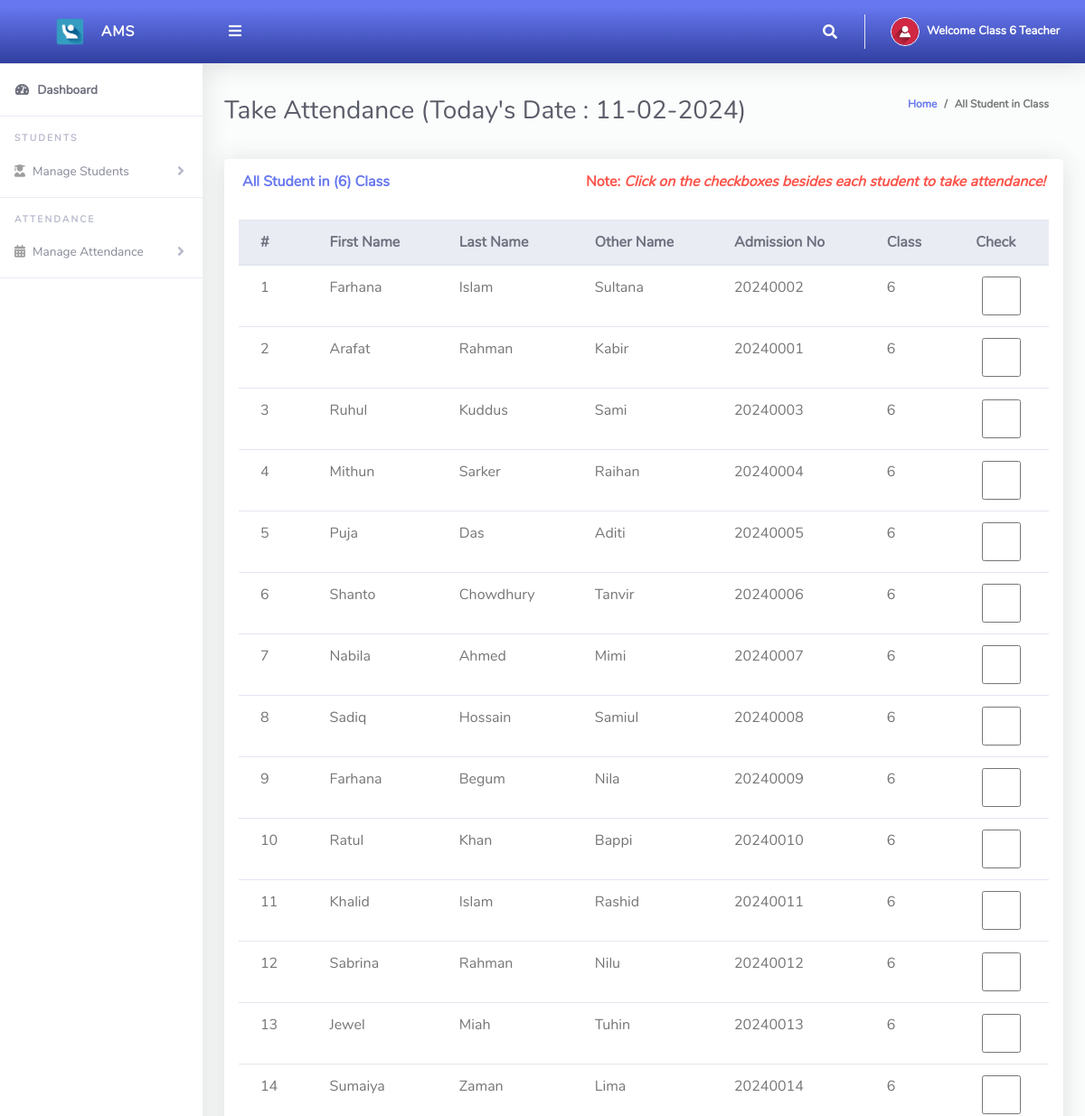
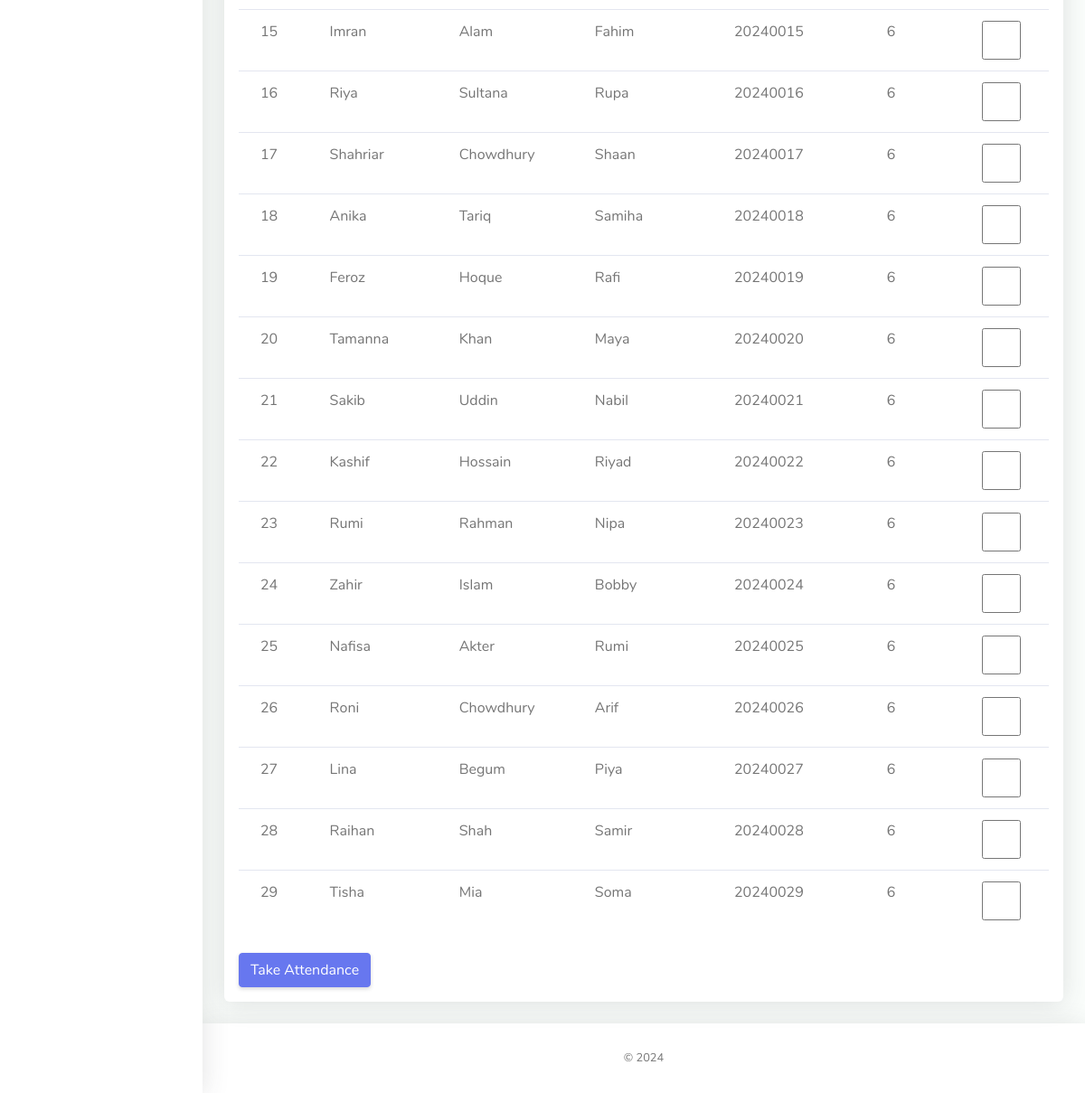
Page /ClassTeacher/takeAttendance.php (signed in) on the committed database (2 pictures, top to bottom).
### tables this page shows
CREATE TABLE `tblclassteacher` (
  `Id` int(10) NOT NULL,
  `firstName` varchar(255) NOT NULL,
  `lastName` varchar(255) NOT NULL,
  `emailAddress` varchar(255) NOT NULL,
  `password` varchar(255) NOT NULL,
  `phoneNo` varchar(50) NOT NULL,
  `classId` varchar(10) NOT NULL,
  `classArmId` varchar(10) NOT NULL,
  `dateCreated` varchar(50) NOT NULL
);

CREATE TABLE `tblclass` (
  `Id` int(10) NOT NULL,
  `className` varchar(255) NOT NULL
);

CREATE TABLE `tblstudents` (
  `Id` int(10) NOT NULL,
  `firstName` varchar(255) NOT NULL,
  `lastName` varchar(255) NOT NULL,
  `otherName` varchar(255) NOT NULL,
  `admissionNumber` varchar(255) NOT NULL,
  `password` varchar(50) NOT NULL,
  `classId` varchar(10) NOT NULL,
  `classArmId` varchar(10) NOT NULL,
  `dateCreated` varchar(50) NOT NULL
);

### ClassTeacher/takeAttendance.php (the view, shortened to what this page needs)
<?php
$host = 'localhost:5222';
$user = 'root';
$pass = '';
$dbs = ['sas_six', 'sas_seven', 'sas_eight', 'sas_other'];
$conn = [];
foreach ($dbs as $db) {
  $conn[$db] = new mysqli($host, $user, $pass, $db);
}
$rrw = ['className' => ''];
$classId = null;
foreach ($dbs as $dbKey) {
  $query = "SELECT tblclass.className, tblclassteacher.classId
            FROM tblclassteacher
            INNER JOIN tblclass ON tblclass.Id = tblclassteacher.classId
            WHERE tblclassteacher.Id = '".$_SESSION['userId']."'";
  $rs = $conn[$dbKey]->query($query);
  if ($rs && $rs->num_rows > 0) {
    $rrw = $rs->fetch_assoc();
    $classId = $rrw['classId'];
    break;
  }
}
foreach ($dbs as $dbKey) {
  $query = $conn[$dbKey]->query("SELECT * FROM tblsessionterm WHERE isActive ='1'");
  if ($query && $query->num_rows > 0) {
    $rwws = $query->fetch_assoc();
    $sessionTermId = $rwws['Id'];
    break;
  }
}
if ($classId) {
  $dbKey = null;
  foreach ($dbs as $key => $db) {
    $query = "SELECT Id FROM tblclass WHERE Id = '$classId'";
    $result = $conn[$db]->query($query);
    if ($result && $result->num_rows > 0) {
      $dbKey = $db;
      break;
    }
  }
}
?>
<!DOCTYPE html>
<html lang="en">
<head>
  <link href="../vendor/fontawesome-free/css/all.min.css" rel="stylesheet" type="text/css">
  <link href="../vendor/bootstrap/css/bootstrap.min.css" rel="stylesheet" type="text/css">
  <link href="css/ruang-admin.min.css" rel="stylesheet">
</head>
<body id="page-top">
  <div id="wrapper">
    <?php include "Includes/sidebar.php";?>
    <div id="content-wrapper" class="d-flex flex-column">
      <div id="content">
       <?php include "Includes/topbar.php";?>
        <div class="container-fluid" id="container-wrapper">
          <div class="d-sm-flex align-items-center justify-content-between mb-4">
            <h1 class="h3 mb-0 text-gray-800">Take Attendance (Today's Date : <?php echo date("m-d-Y");?>)</h1>
            <ol class="breadcrumb">
              <li class="breadcrumb-item"><a href="./">Home</a></li>
              <li class="breadcrumb-item active" aria-current="page">All Student in Class</li>
            </ol>
          </div>
          <div class="row">
            <div class="col-lg-12">
              <form method="post">
                <div class="row">
                  <div class="col-lg-12">
                    <div class="card mb-4">
                      <div class="card-header py-3 d-flex flex-row align-items-center justify-content-between">
                        <h6 class="m-0 font-weight-bold text-primary">All Student in (<?php echo $rrw['className'];?>) Class</h6>
                        <h6 class="m-0 font-weight-bold text-danger">Note: <i>Click on the checkboxes besides each student to take attendance!</i></h6>
                      </div>
                      <div class="table-responsive p-3">
                        <table class="table align-items-center table-flush table-hover">
                          <thead class="thead-light">
                            <tr>
                              <th>#</th>
                              <th>First Name</th>
                              <th>Last Name</th>
                              <th>Other Name</th>
                              <th>Admission No</th>
                              <th>Class</th>
                              <th>Check</th>
                            </tr>
                          </thead>
                          <tbody>
                            <?php
                              $query = "SELECT tblstudents.Id, tblstudents.admissionNumber, tblclass.className, tblclass.Id AS classId, tblstudents.firstName,
                              tblstudents.lastName, tblstudents.otherName, tblstudents.admissionNumber, tblstudents.dateCreated
                              FROM tblstudents
                              INNER JOIN tblclass ON tblclass.Id = tblstudents.classId
                              WHERE tblstudents.classId = '$classId'";
                              $rs = $conn[$dbKey]->query($query);
                              $num = $rs->num_rows;
                              $sn = 0;
                              if ($num > 0) {
                                while ($rows = $rs->fetch_assoc()) {
                                  $sn++;
                                  echo "
                                    <tr>
                                      <td>".$sn."</td>
                                      <td>".$rows['firstName']."</td>
                                      <td>".$rows['lastName']."</td>
                                      <td>".$rows['otherName']."</td>
                                      <td>".$rows['admissionNumber']."</td>
                                      <td>".$rows['className']."</td>
                                      <td><input name='check[]' type='checkbox' value=".$rows['admissionNumber']." class='form-control'></td>
                                    </tr>";
                                }
                              } else {
                                echo "
                                  <tr>
                                    <td colspan='7' class='text-center'>No Record Found!</td>
                                  </tr>";
                              }
                            ?>
                          </tbody>
                        </table>
                        <br>
                        <button type="submit" name="save" class="btn btn-primary">Take Attendance</button>
                      </form>
                    </div>
                  </div>
                </div>
              </div>
            </div>
          </div>
      <?php include "Includes/footer.php";?>
</body>
</html>

### ClassTeacher/Includes/topbar.php (shortened to what this page needs)
<?php
include '../Includes/dbcon.php';
function getDatabaseConnection($conn, $userId) {
  $databases = ['sas_six', 'sas_seven', 'sas_eight', 'sas_other'];
  foreach ($databases as $dbKey) {
    $query = "SELECT * FROM tblclassteacher WHERE Id = $userId";
    $result = $conn[$dbKey]->query($query);
    if ($result && $result->num_rows > 0) {
      return $conn[$dbKey];
    }
  }
  return null;
}
$userId = $_SESSION['userId'];
$selectedConn = getDatabaseConnection($conn, $userId);
if ($selectedConn) {
  $query = "SELECT * FROM tblclassteacher WHERE Id = $userId";
  $rs = $selectedConn->query($query);
  $rows = $rs->fetch_assoc();
  $fullName = $rows['firstName'] . " " . $rows['lastName'];
} else {
  $fullName = "Unknown User";
}
?>
<nav class="navbar navbar-expand navbar-light bg-gradient-primary topbar mb-4 static-top">
  <button id="sidebarToggleTop" class="btn btn-link rounded-circle mr-3">
    <i class="fa fa-bars"></i>
  </button>
  <ul class="navbar-nav ml-auto">
    <li class="nav-item dropdown no-arrow">
      <a class="nav-link dropdown-toggle" href="#" id="searchDropdown" role="button" data-toggle="dropdown"
        aria-haspopup="true" aria-expanded="false">
        <i class="fas fa-search fa-fw"></i>
      </a>
    </li>
    <li class="nav-item dropdown no-arrow">
      <a class="nav-link dropdown-toggle" href="#" id="userDropdown" role="button" data-toggle="dropdown"
        aria-haspopup="true" aria-expanded="false">
        <img class="img-profile rounded-circle" src="img/user-icn.png" style="max-width: 60px">
        <span class="ml-2 d-none d-lg-inline text-white small"><b>Welcome <?php echo $fullName; ?></b></span>
      </a>
    </li>
  </ul>
</nav>

### rows in the picture
tblclassteacher: fullName "Class 6 Teacher", classId.className "6"
tblstudents: firstName "Farhana", lastName "Islam", otherName "Sultana", admissionNumber "20240002", classId.className "6"
tblstudents: firstName "Arafat", lastName "Rahman", otherName "Kabir", admissionNumber "20240001", classId.className "6"
tblstudents: firstName "Ruhul", lastName "Kuddus", otherName "Sami", admissionNumber "20240003", classId.className "6"
tblstudents: firstName "Mithun", lastName "Sarker", otherName "Raihan", admissionNumber "20240004", classId.className "6"
tblstudents: firstName "Puja", lastName "Das", otherName "Aditi", admissionNumber "20240005", classId.className "6"
tblstudents: firstName "Shanto", lastName "Chowdhury", otherName "Tanvir", admissionNumber "20240006", classId.className "6"
tblstudents: firstName "Nabila", lastName "Ahmed", otherName "Mimi", admissionNumber "20240007", classId.className "6"
tblstudents: firstName "Sadiq", lastName "Hossain", otherName "Samiul", admissionNumber "20240008", classId.className "6"
tblstudents: firstName "Farhana", lastName "Begum", otherName "Nila", admissionNumber "20240009", classId.className "6"
tblstudents: firstName "Ratul", lastName "Khan", otherName "Bappi", admissionNumber "20240010", classId.className "6"
tblstudents: firstName "Khalid", lastName "Islam", otherName "Rashid", admissionNumber "20240011", classId.className "6"
tblstudents: firstName "Sabrina", lastName "Rahman", otherName "Nilu", admissionNumber "20240012", classId.className "6"
tblstudents: firstName "Jewel", lastName "Miah", otherName "Tuhin", admissionNumber "20240013", classId.className "6"
tblstudents: firstName "Sumaiya", lastName "Zaman", otherName "Lima", admissionNumber "20240014", classId.className "6"
tblstudents: firstName "Imran", lastName "Alam", otherName "Fahim", admissionNumber "20240015", classId.className "6"
tblstudents: firstName "Riya", lastName "Sultana", otherName "Rupa", admissionNumber "20240016", classId.className "6"
tblstudents: firstName "Shahriar", lastName "Chowdhury", otherName "Shaan", admissionNumber "20240017", classId.className "6"
tblstudents: firstName "Anika", lastName "Tariq", otherName "Samiha", admissionNumber "20240018", classId.className "6"
tblstudents: firstName "Feroz", lastName "Hoque", otherName "Rafi", admissionNumber "20240019", classId.className "6"
tblstudents: firstName "Tamanna", lastName "Khan", otherName "Maya", admissionNumber "20240020", classId.className "6"
tblstudents: firstName "Sakib", lastName "Uddin", otherName "Nabil", admissionNumber "20240021", classId.className "6"
tblstudents: firstName "Kashif", lastName "Hossain", otherName "Riyad", admissionNumber "20240022", classId.className "6"
tblstudents: firstName "Rumi", lastName "Rahman", otherName "Nipa", admissionNumber "20240023", classId.className "6"
tblstudents: firstName "Zahir", lastName "Islam", otherName "Bobby", admissionNumber "20240024", classId.className "6"
tblstudents: firstName "Nafisa", lastName "Akter", otherName "Rumi", admissionNumber "20240025", classId.className "6"
tblstudents: firstName "Roni", lastName "Chowdhury", otherName "Arif", admissionNumber "20240026", classId.className "6"
tblstudents: firstName "Lina", lastName "Begum", otherName "Piya", admissionNumber "20240027", classId.className "6"
tblstudents: firstName "Raihan", lastName "Shah", otherName "Samir", admissionNumber "20240028", classId.className "6"
tblstudents: firstName "Tisha", lastName "Mia", otherName "Soma", admissionNumber "20240029", classId.className "6"
